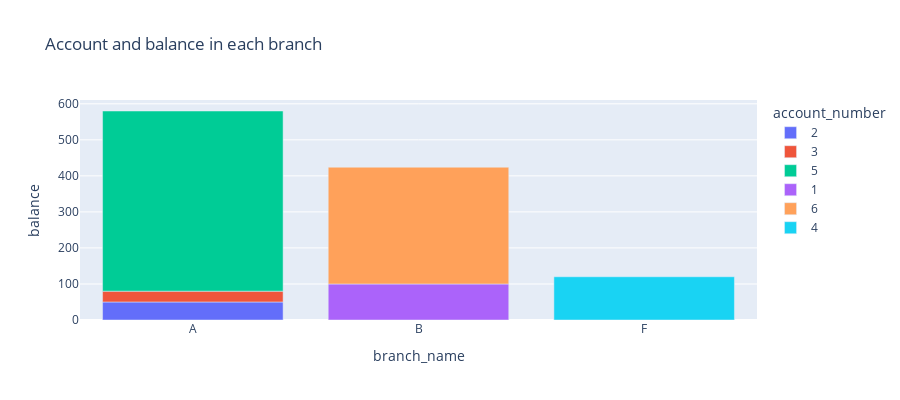

This figure's notebook cell:
### Code cell
fig = px.bar(df, x='branch_name', y='balance',
            hover_data=['branch_name', 'account_number'], color='account_number',
            title='Account and balance in each branch', height=400)
fig.show()

### Figure 1 — Plotly figure (JSON) as saved in the notebook; plotly's stock layout.template omitted (floating-point values rounded to 4 significant figures)
{"data": [{"alignmentgroup": "True", "customdata": [["2"]], "hovertemplate": "account_number=%{customdata[0]}<br>branch_name=%{x}<br>balance=%{y}<extra></extra>", "legendgroup": "2", "marker": {"color": "#636efa", "pattern": {"shape": ""}}, "name": "2", "offsetgroup": "2", "orientation": "v", "showlegend": true, "textposition": "auto", "type": "bar", "x": ["A"], "xaxis": "x", "y": [50], "yaxis": "y"}, {"alignmentgroup": "True", "customdata": [["3"]], "hovertemplate": "account_number=%{customdata[0]}<br>branch_name=%{x}<br>balance=%{y}<extra></extra>", "legendgroup": "3", "marker": {"color": "#EF553B", "pattern": {"shape": ""}}, "name": "3", "offsetgroup": "3", "orientation": "v", "showlegend": true, "textposition": "auto", "type": "bar", "x": ["A"], "xaxis": "x", "y": [30], "yaxis": "y"}, {"alignmentgroup": "True", "customdata": [["5"]], "hovertemplate": "account_number=%{customdata[0]}<br>branch_name=%{x}<br>balance=%{y}<extra></extra>", "legendgroup": "5", "marker": {"color": "#00cc96", "pattern": {"shape": ""}}, "name": "5", "offsetgroup": "5", "orientation": "v", "showlegend": true, "textposition": "auto", "type": "bar", "x": ["A"], "xaxis": "x", "y": [500], "yaxis": "y"}, {"alignmentgroup": "True", "customdata": [["1"]], "hovertemplate": "account_number=%{customdata[0]}<br>branch_name=%{x}<br>balance=%{y}<extra></extra>", "legendgroup": "1", "marker": {"color": "#ab63fa", "pattern": {"shape": ""}}, "name": "1", "offsetgroup": "1", "orientation": "v", "showlegend": true, "textposition": "auto", "type": "bar", "x": ["B"], "xaxis": "x", "y": [100], "yaxis": "y"}, {"alignmentgroup": "True", "customdata": [["6"]], "hovertemplate": "account_number=%{customdata[0]}<br>branch_name=%{x}<br>balance=%{y}<extra></extra>", "legendgroup": "6", "marker": {"color": "#FFA15A", "pattern": {"shape": ""}}, "name": "6", "offsetgroup": "6", "orientation": "v", "showlegend": true, "textposition": "auto", "type": "bar", "x": ["B"], "xaxis": "x", "y": [324], "yaxis": "y"}, {"alignmentgroup": "True", "customdata": [["4"]], "hovertemplate": "account_number=%{customdata[0]}<br>branch_name=%{x}<br>balance=%{y}<extra></extra>", "legendgroup": "4", "marker": {"color": "#19d3f3", "pattern": {"shape": ""}}, "name": "4", "offsetgroup": "4", "orientation": "v", "showlegend": true, "textposition": "auto", "type": "bar", "x": ["F"], "xaxis": "x", "y": [120], "yaxis": "y"}], "layout": {"barmode": "relative", "height": 400, "legend": {"title": {"text": "account_number"}, "tracegroupgap": 0}, "title": {"text": "Account and balance in each branch"}, "xaxis": {"anchor": "y", "domain": [0, 1], "title": {"text": "branch_name"}}, "yaxis": {"anchor": "x", "domain": [0, 1], "title": {"text": "balance"}}}}
